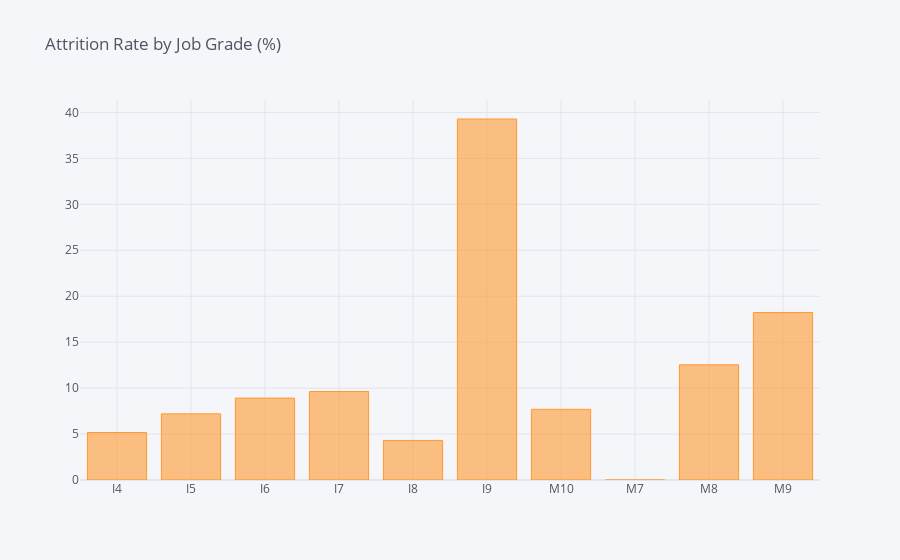

Notebook code for this chart:
### Code cell
JobGrade = pd.DataFrame(columns=['Job_Grade', 'Leave/ Stay'])
i=0
for field in list(agg_data['Job_Grade'].unique()):
    ratio = agg_data[(agg_data['Job_Grade']==field)&(agg_data['Leave/ Stay']==1)].shape[0] / agg_data[agg_data['Job_Grade']==field].shape[0]
    JobGrade.loc[i] = (field, ratio*100)
    i += 1
    print("In {}, the ratio of attrition rate is {:.2f}%".format(field, ratio*100))    
JG = JobGrade.groupby(by="Job_Grade").sum()
JG.iplot(kind='bar',title='Attrition Rate by Job Grade (%)')

### Figure 1 — Plotly figure (JSON) as saved in the notebook; plotly's stock layout.template omitted (floating-point values rounded to 4 significant figures)
{"data": [{"marker": {"color": "rgba(255, 153, 51, 0.6)", "line": {"color": "rgba(255, 153, 51, 1.0)", "width": 1}}, "name": "Leave/ Stay", "orientation": "v", "text": "", "type": "bar", "x": ["I4", "I5", "I6", "I7", "I8", "I9", "M10", "M7", "M8", "M9"], "y": [5.171, 7.196, 8.913, 9.628, 4.306, 39.29, 7.692, 0, 12.53, 18.23]}], "layout": {"legend": {"bgcolor": "#F5F6F9", "font": {"color": "#4D5663"}}, "paper_bgcolor": "#F5F6F9", "plot_bgcolor": "#F5F6F9", "title": {"font": {"color": "#4D5663"}, "text": "Attrition Rate by Job Grade (%)"}, "xaxis": {"gridcolor": "#E1E5ED", "showgrid": true, "tickfont": {"color": "#4D5663"}, "title": {"font": {"color": "#4D5663"}, "text": ""}, "zerolinecolor": "#E1E5ED"}, "yaxis": {"gridcolor": "#E1E5ED", "showgrid": true, "tickfont": {"color": "#4D5663"}, "title": {"font": {"color": "#4D5663"}, "text": ""}, "zerolinecolor": "#E1E5ED"}}}
